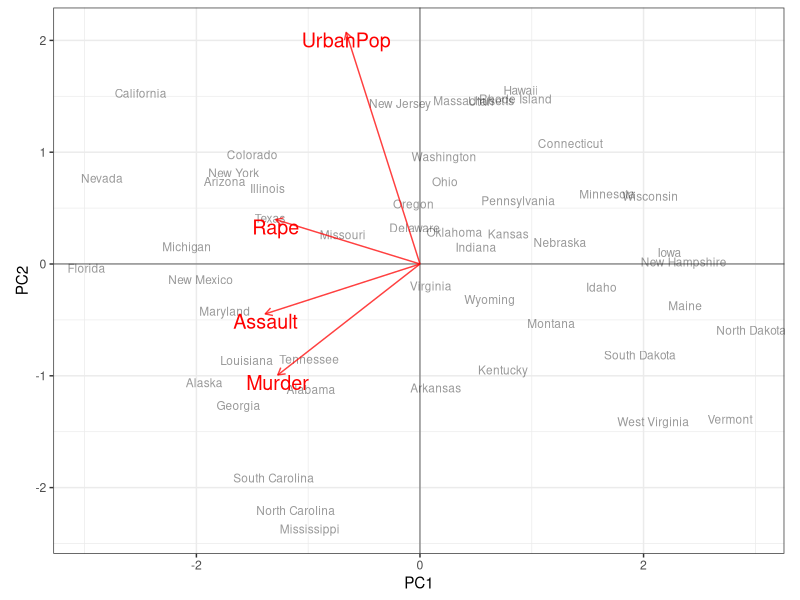

Here is the R script that generated this plot:


# https://stackoverflow.com/questions/6578355/plotting-pca-biplot-with-ggplot2
library(ggplot2)

PCbiplot <- function(PC, x="PC1", y="PC2", scale=.7) {
    # PC being a prcomp object
    data <- data.frame(obsnames=row.names(PC$x), PC$x)
    plot <- ggplot(data, aes_string(x=x, y=y)) + 
        geom_text(alpha=.4, size=3, aes(label=obsnames))
    plot <- plot + 
        geom_hline(aes(yintercept=0), size=.2) + 
        geom_vline(aes(xintercept=0), size=.2)

    datapc <- data.frame(varnames=rownames(PC$rotation), PC$rotation)
    mult <- min(
        (max(data[,y]) - min(data[,y])/(max(datapc[,y])-min(datapc[,y]))),
        (max(data[,x]) - min(data[,x])/(max(datapc[,x])-min(datapc[,x])))
        )
    datapc <- transform(datapc,
            v1 = scale * mult * (get(x)),
            v2 = scale * mult * (get(y))
            )

    plot <- plot + coord_equal() + 
        geom_text(data=datapc, aes(x=v1, y=v2, label=varnames), 
                  size = 5, vjust=1, color="red")
    plot <- plot + 
        geom_segment(data=datapc, aes(x=0, y=0, xend=v1, yend=v2), 
                     arrow=arrow(length=unit(0.2,"cm")), alpha=0.75, 
                     color="red")
    plot <- plot + theme_bw()
    plot
}

fit <- prcomp(USArrests, scale=TRUE)
PCbiplot(fit)
